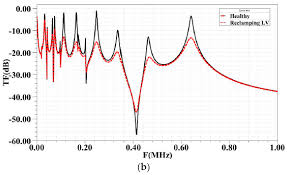
#> input picture transformers/images/aaa.png, 287 x 175 px, found by its file name
$ python imagetodata.py
#> lines starting #> are read from the running program, lines starting #| are printed output that depends on the picture; after the words box and inside, x2 and y2 are one past the last pixel; in counts of white or black regions, pixels touching at a corner belong together
import cv2
import pytesseract
import numpy as np
import matplotlib.pyplot as plt

def load_image(image_path):
    try:
        image = cv2.imread(image_path)
        if image is None:
            raise FileNotFoundError(f"File not found: {image_path}")
        return image
    except Exception as e:
        print(e)
        return None

def preprocess_image(image):
    gray = cv2.cvtColor(image, cv2.COLOR_BGR2GRAY)
    edges = cv2.Canny(gray, 50, 150, apertureSize=3)
    return edges

def detect_lines(edges):
    lines = cv2.HoughLinesP(edges, 1, np.pi / 180, threshold=100, minLineLength=100, maxLineGap=10)
    return lines

def extract_points(lines):
    x_vals = []
    y_vals = []
    for line in lines:
        x1, y1, x2, y2 = line[0]
        x_vals.extend([x1, x2])
        y_vals.extend([y1, y2])
    return sorted(x_vals), sorted(y_vals, reverse=True)

def plot_detected_points(image, lines):
    for line in lines:
        x1, y1, x2, y2 = line[0]
        cv2.line(image, (x1, y1), (x2, y2), (0, 255, 0), 2)
    plt.figure(figsize=(10, 5))
    plt.imshow(cv2.cvtColor(image, cv2.COLOR_BGR2RGB))
    plt.title('Detected Points')
    plt.show()

def main(image_path):
    image = load_image(image_path)
#> in load_image, image is the input picture: shape (175, 287, 3); mean B, G, R 241.4, 241.4, 244.4
    if image is not None:
        edges = preprocess_image(image)
#> in preprocess_image, `gray = cv2.cvtColor(image, cv2.COLOR_BGR2GRAY)`:
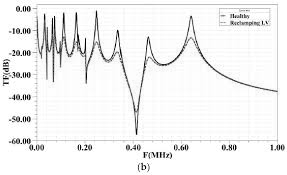
#> gray: shape (175, 287); min 0, max 255, mean 242.3
#> in preprocess_image, `edges = cv2.Canny(gray, 50, 150, apertureSize=3)`:
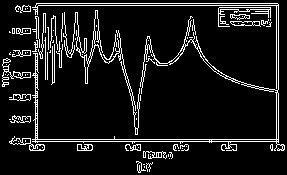
#> edges: shape (175, 287); 9.6% white in thin lines or dots
        lines = detect_lines(edges)
#> in detect_lines, `lines = cv2.HoughLinesP(edges, 1, np.pi / 180, threshold=100, minLineL..`: lines = [[17, 5, 278, 5], [12, 139, 278, 139], [9, 141, 278, 141], [36, 3, 277, 3], [278, 150, 278, 4], [276, 147, 276, 6], [35, 150, 35, 6], [37, 150, 37, 40]]
        if lines is not None:
            x_vals, y_vals = extract_points(lines)
#> the loop in extract_points, `for line in lines:` made 8 passes
#> after the loop in extract_points, `for line in lines:`: x_vals = [17, 278, 12, 278, 9, 278, 36, 277, 278, 278, 276, 276, 35, 35, 37, 37]; y_vals = [5, 5, 139, 139, 141, 141, 3, 3, 150, 4, 147, 6, 150, 6, 150, 40]
#> x_vals = [9, 12, 17, 35, 35, 36, 37, 37, 276, 276, 277, 278, 278, 278, 278, 278]; y_vals = [150, 150, 150, 147, 141, 141, 139, 139, 40, 6, 6, 5, 5, 4, 3, 3]
            plot_detected_points(image, lines)
#> the loop in plot_detected_points, `for line in lines:` made 8 passes
#> after the loop in plot_detected_points, `for line in lines:`:
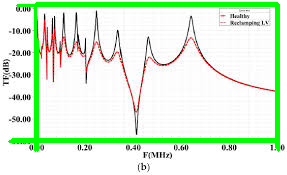
#> image: shape (175, 287, 3); 7.86% of pixels changed, all inside (x1, y1, x2, y2) = (8, 2, 280, 152)
            print("X Values:", x_vals)
#| X Values: [9, 12, 17, 35, 35, 36, 37, 37, 276, 276, 277, 278, 278, 278, 278, 278]
            print("Y Values:", y_vals)
#| Y Values: [150, 150, 150, 147, 141, 141, 139, 139, 40, 6, 6, 5, 5, 4, 3, 3]
        else:
            print("No lines detected.")
    else:
        print("Failed to load image.")

if __name__ == "__main__":
    image_path = 'aaa.png'
    main(image_path)
